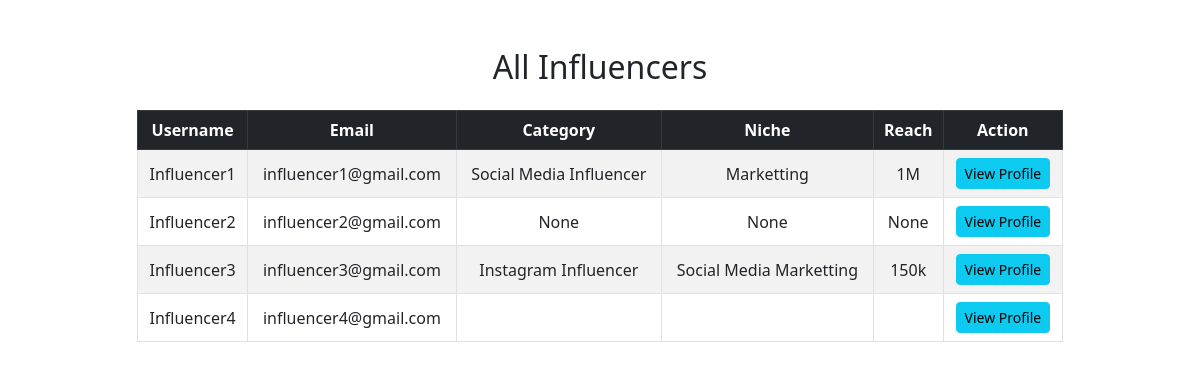
Page /sponsor/view_all_influencers on the committed database.
### app/models.py (models this page shows, shortened)
class User(db.Model, UserMixin):
    id = db.Column(db.Integer, primary_key=True)
    username = db.Column(db.String(20), unique=True, nullable=False, index=True)
    email = db.Column(db.String(120), unique=True, nullable=False, index=True)
    password = db.Column(db.String(60), nullable=False)
    role = db.Column(db.String(20), nullable=False)  # 'influencer', 'admin', 'sponsor'
    flagged = db.Column(db.Boolean, default=False)
    influencer_profile = db.relationship('InfluencerProfile', backref='user', uselist=False)

class InfluencerProfile(db.Model):
    user_id = db.Column(db.Integer, db.ForeignKey('user.id'), primary_key=True, nullable=False)
    category = db.Column(db.String(100), nullable=True)
    niche = db.Column(db.String(100), nullable=True)
    reach = db.Column(db.String(25), nullable=True)

### app/views/sponsor.py (the view)
@sponsor_bp.route('/view_all_influencers')
def view_all_influencers():
    influencers = User.query.filter_by(role='influencer').all()
    return render_template('sponsor/view_all_influencers.html', influencers=influencers)

### app/templates/sponsor/view_all_influencers.html
<link href="https://cdn.jsdelivr.net/npm/bootstrap@5.3.0-alpha1/dist/css/bootstrap.min.css" rel="stylesheet">
<div class="container mt-5">
    <div class="row justify-content-center">
        <div class="col-md-10">
            <h2 class="text-center mb-4">All Influencers</h2>
            <table class="table table-hover table-striped table-bordered align-middle text-center">
                <thead class="table-dark">
                    <tr>
                        <th scope="col">Username</th>
                        <th scope="col">Email</th>
                        <th scope="col">Category</th>
                        <th scope="col">Niche</th>
                        <th scope="col">Reach</th>
                        <th scope="col">Action</th>
                    </tr>
                </thead>
                <tbody>
                    {% for influencer in influencers %}
                    <tr>
                        <td>{{ influencer.username }}</td>
                        <td>{{ influencer.email }}</td>
                        <td>{{ influencer.influencer_profile.category }}</td>
                        <td>{{ influencer.influencer_profile.niche }}</td>
                        <td>{{ influencer.influencer_profile.reach }}</td>
                        <td>
                            <a href="{{ url_for('sponsor.view_influencer_profile', user_id=influencer.id) }}" class="btn btn-info btn-sm">View Profile</a>
                        </td>
                    </tr>
                    {% endfor %}
                </tbody>
            </table>
        </div>
    </div>
</div>

### rows in the picture
User: username "Influencer1", email "influencer1@gmail.com", influencer_profile.category "Social Media Influencer", influencer_profile.niche "Marketting", influencer_profile.reach "1M"
User: username "Influencer2", email "influencer2@gmail.com", influencer_profile.category "None", influencer_profile.niche "None", influencer_profile.reach "None"
User: username "Influencer3", email "influencer3@gmail.com", influencer_profile.category "Instagram Influencer", influencer_profile.niche "Social Media Marketting", influencer_profile.reach "150k"
User: username "Influencer4", email "influencer4@gmail.com"
